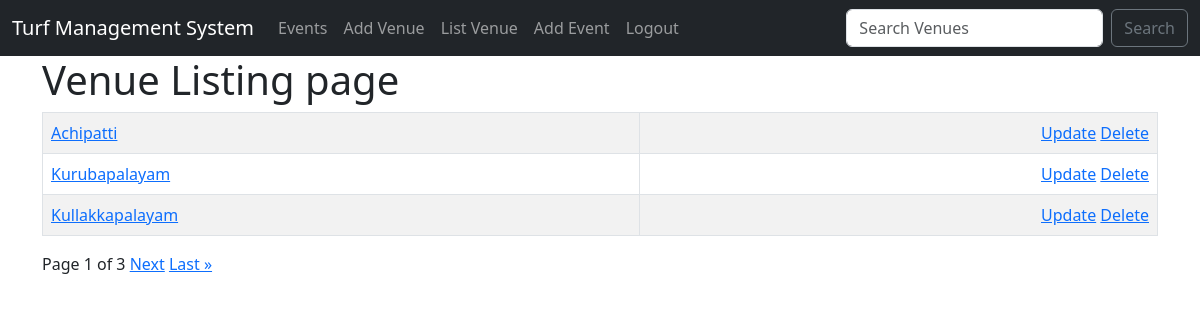
Screenshot of /list_venue/ (signed in) with the database file from the repository.
### events/models.py (models this page shows)
class Venue_DB(models.Model):
    name = models.CharField('venue name',max_length=100)
    address = models.CharField('address',max_length=100)
    pin_code = models.CharField('pin code',max_length=15,blank=True)
    phone = models.CharField("phone number",max_length=15,blank=True)
    web = models.URLField("Website Address",blank=True)
    email_address = models.EmailField('EmailField',blank=True)
    owner = models.IntegerField('owner id' , blank=False, default=1)
    venue_image = models.ImageField('image',blank=True,upload_to='images/')
    def __str__(self):
        return self.name

### events/views.py (the view)
# urls.py: path('list_venue/',views.list_venue,name='list-venue'),
def list_venue(request):
    venue_list = models.Venue_DB.objects.all()
    p=Paginator(models.Venue_DB.objects.all(),3)
    page = request.GET.get('page')
    venue = p.get_page(page)
    context = {'venue_list':venue_list,'venue':venue}
    return render(request , 'events/list_venue.html',context)

### events/templates/events/list_venue.html (shortened to what this page needs)
{% extends "events/base.html" %}
{% block content %}
    <h1>Venue Listing page</h1>
    {% if user.is_authenticated %}
    <table class="table table-striped table-hover table-bordered">
        {% for venu in venue %}
            <tr>
                <td>
                    <a href="{% url 'venue' venu.id %}">{{ venu }}</a>
                </td>
                <td align="right"><a href="{% url 'update-venue' venu.id %}">Update</a>
                    <a href="{% url 'delete-venue' venu.id %}">Delete</a>
                </td>
            </tr>
        {% endfor %}
        </table>
Page {{ venue.number }} of {{ venue.paginator.num_pages }}
{% if venue.has_next %}
<a href="?page={{ venue.next_page_number }}">Next</a>
<a href="?page={{ venue.paginator.num_pages }}">Last &raquo </a>
{% endif %}
 {% else %}
 You need to login for accessing this page
 <button type="submit" ><a href="{% url 'log-in' %}">Click Here to Login</a></button>
 {% endif %}
    <br>
{% endblock %}

### rows the page displays
Venue_DB: name "Achipatti"
Venue_DB: name "Kurubapalayam"
Venue_DB: name "Kullakkapalayam"

### other values shown
{{ venue.number }} "1"
{{ venue.paginator.num_pages }} "3"
